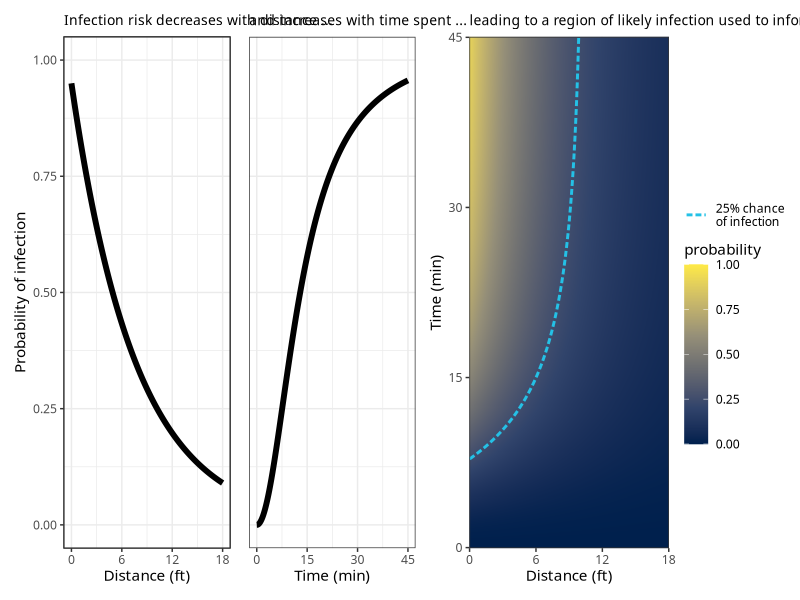
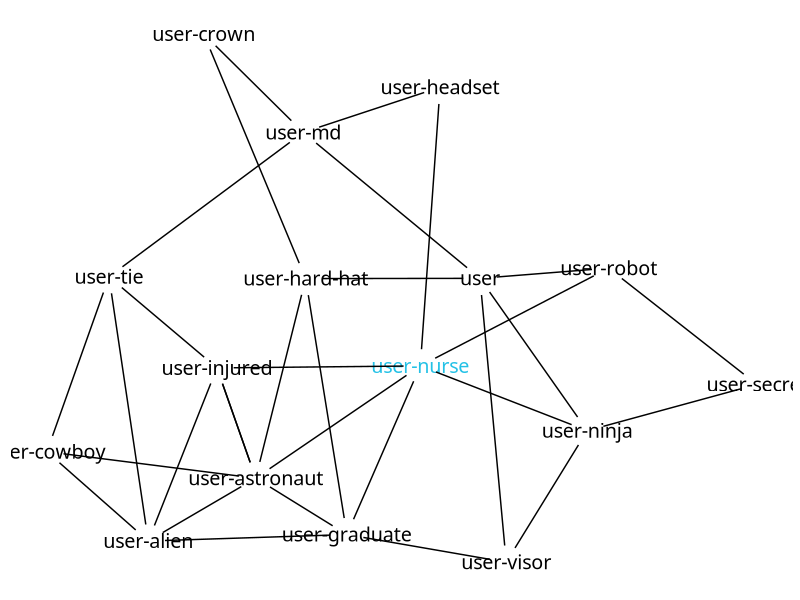
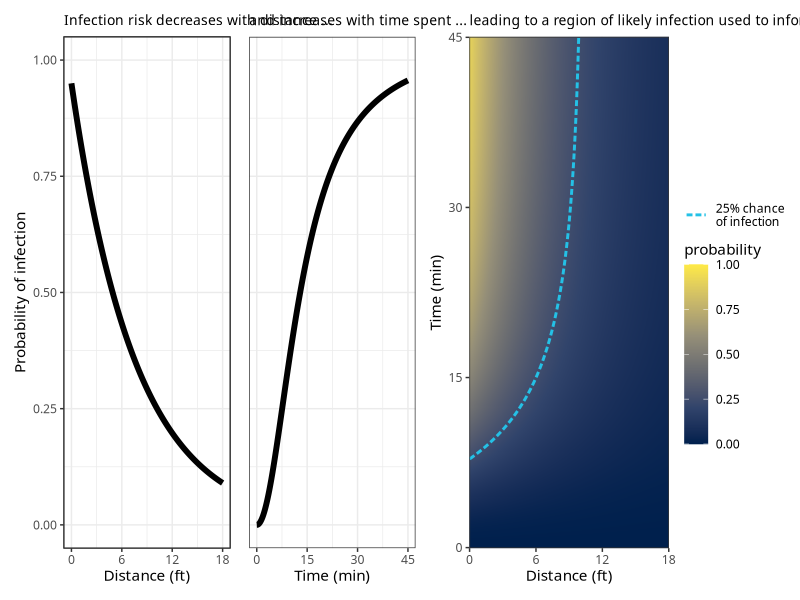
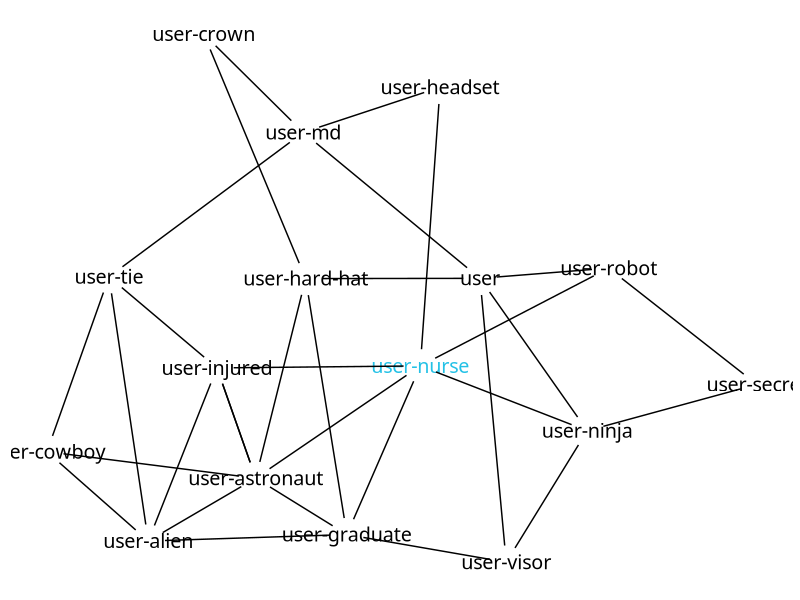

Write the R code that produced these figures, in order.
library(ggraph)
library(tidygraph)
library(tidyverse)
library(patchwork)
library(magrittr)

theme_set(theme_bw())

distance <- tibble(distance=seq(0, 18, length.out=500),
                   probability=seq(0, 20, length.out=500) %>% {0.95 / (1.125^.)})
time <- tibble(time=seq(0, 45, length.out=500),
               probability=seq(0, 1, length.out=500) %>% {35 * .^2 / (3 + 35 * 0.96 * .^2)})
joint <- tcrossprod(time$probability, distance$probability) %>%
  as_tibble() %>%
  set_colnames(distance$distance) %>%
  mutate(time = time$time) %>%
  pivot_longer(!time, names_to="distance", values_to="probability") %>%
  mutate(distance=as.numeric(distance))

joint %>% filter(near(time, 15, tol=0.05), near(distance, 6, tol=0.02))

ggplot(distance) +
  aes(x=distance, y=probability) +
  geom_line(size=2) +
  scale_x_continuous(name="Distance (ft)", breaks=0:3 * 6) +
  ylab("Probability of infection") +
  ylim(0, 1) +
  ggtitle("Infection risk decreases with distance ...") +
ggplot(time) +
  aes(x=time, y=probability) +
  scale_x_continuous(name="Time (min)", breaks=0:3 * 15) +
  geom_line(size=2) +
  ylim(0, 1) +
  ggtitle("and increases with time spent ...") +
  theme(axis.text.y=element_blank(),
        axis.title.y=element_blank(),
        axis.ticks.y=element_blank()) +
ggplot(joint) +
  aes(x=distance, y=time, fill=probability) +
  geom_raster(interpolate=TRUE) +
  geom_contour(aes(z=probability, colour="25% chance\nof infection"),
               breaks=0.25, linetype="21", size=1) +
  # geom_point(size=4, shape=10, stroke=1.5, fill=NA,
  #            colour=viridis::viridis_pal(option="H", begin=0.26)(1), data=tibble(distance=6, time=15)) +
  # geom_hline(aes(yintercept=I(15)), colour="red") +
  # geom_vline(aes(xintercept=I(6)), colour="red") +
  scale_x_continuous(name="Distance (ft)", breaks=0:3 * 6) +
  scale_y_continuous(name="Time (min)", breaks=0:3 * 15) +
  coord_cartesian(expand=FALSE) +
  scale_fill_viridis_c(option="E", limits=c(0, 1)) +
  scale_colour_manual(values=viridis::viridis_pal(option="H", begin=0.26)(1)) +
  ggtitle("leading to a region of likely infection used to inform guidelines") +
  guides(fill=guide_colourbar(barheight=9),
         colour=guide_legend(title=element_blank())) +
  plot_layout(widths=c(1, 1, 1.2)) &
  theme(text=element_text(family="Alegreya"),
        legend.margin=margin(),
        legend.box.margin=margin(t=0.5, unit="in"),
        plot.title=element_text(size=10))
ggsave("../../Images/blog_figures/vaccination_strategy/risk_distribution.png", width=10, height=3)

icons <- c("user",
  "user-alien",
  "user-astronaut",
  "user-cowboy",
  "user-crown",
  "user-graduate",
  "user-hard-hat",
  "user-headset",
  "user-injured",
  "user-md",
  "user-ninja",
  "user-nurse",
  "user-robot",
  "user-secret",
  "user-tie",
  "user-visor")

set.seed(144)
play_erdos_renyi(n=16, m=32) %>%
  mutate(icon = sample(icons, n(), replace=FALSE)) %>%
  mutate(col = ifelse(icon == "user-nurse", viridis::viridis_pal(option="H", begin=0.26)(1), "#000000")) %>%
  ggraph() +
  geom_node_text(aes(label=icon, colour=col), size=5, family="Font Awesome 5 Pro Solid", show.legend=FALSE) +
  geom_edge_link(start_cap=geometry(width=0.85),
                 end_cap=geometry(width=0.85)) +
  scale_colour_identity() +
  theme(panel.border=element_blank())
ggsave("../../Images/blog_figures/vaccination_strategy/network.png", width=4, height=3)
